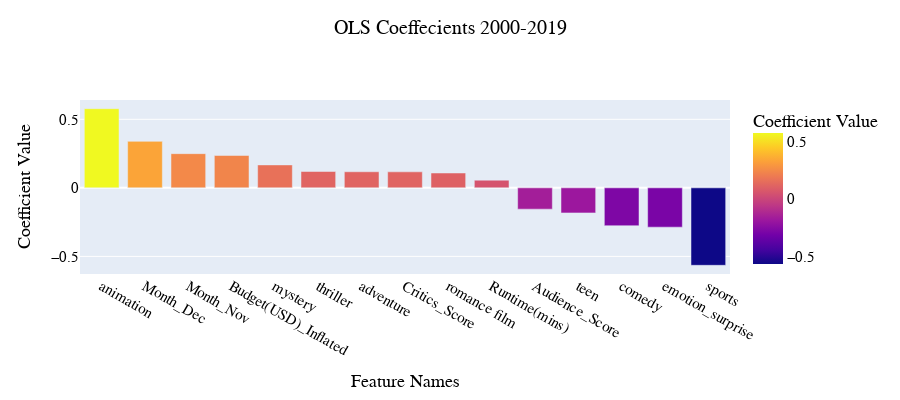

Write notebook code for a chart like this one.
### Code cell
plot_feature_coefficients(feature_stats_Foreign, "OLS Coeffecients 2000-2019", "../_includes/OLS_features_all_years.html")

### Figure 1 — Plotly figure (JSON) as saved in the notebook; plotly's stock layout.template omitted (floating-point values rounded to 4 significant figures)
{"data": [{"alignmentgroup": "True", "customdata": [[0.1025, 5.636, 1.93e-08], [0.08426, 4.026, 5.843e-05], [0.08369, 2.98, 0.002913], [0.02596, 9.097, 1.783e-19], [0.06213, 2.693, 0.007119], [0.0494, 2.415, 0.01578], [0.05347, 2.195, 0.02823], [0.02455, 4.757, 2.067e-06], [0.04788, 2.264, 0.02368], [0.02388, 2.347, 0.019], [0.02503, -6.208, 6.208e-10], [0.09017, -2.027, 0.04271], [0.04345, -6.356, 2.437e-10], [0.1103, -2.599, 0.009411], [0.09015, -6.266, 4.303e-10]], "hovertemplate": "Feature Names=%{x}<br>Coefficient Value=%{marker.color}<br>Std_Error=%{customdata[0]}<br>t_value=%{customdata[1]}<br>p_value=%{customdata[2]}<extra></extra>", "legendgroup": "", "marker": {"color": [0.5774, 0.3392, 0.2494, 0.2362, 0.1673, 0.1193, 0.1174, 0.1168, 0.1084, 0.05605, -0.1554, -0.1828, -0.2762, -0.2867, -0.5649], "coloraxis": "coloraxis", "pattern": {"shape": ""}}, "name": "", "offsetgroup": "", "orientation": "v", "showlegend": false, "textposition": "auto", "type": "bar", "x": ["animation", "Month_Dec", "Month_Nov", "Budget(USD)_Inflated", "mystery", "thriller", "adventure", "Critics_Score", "romance film", "Runtime(mins)", "Audience_Score", "teen", "comedy", "emotion_surprise", "sports"], "xaxis": "x", "y": [0.5774, 0.3392, 0.2494, 0.2362, 0.1673, 0.1193, 0.1174, 0.1168, 0.1084, 0.05605, -0.1554, -0.1828, -0.2762, -0.2867, -0.5649], "yaxis": "y"}], "layout": {"barmode": "relative", "coloraxis": {"colorbar": {"title": {"text": "Coefficient Value"}}, "colorscale": [[0, "#0d0887"], [0.1111, "#46039f"], [0.2222, "#7201a8"], [0.3333, "#9c179e"], [0.4444, "#bd3786"], [0.5556, "#d8576b"], [0.6667, "#ed7953"], [0.7778, "#fb9f3a"], [0.8889, "#fdca26"], [1, "#f0f921"]]}, "font": {"color": "black", "family": "Futura", "size": 15}, "height": 400, "legend": {"tracegroupgap": 0}, "title": {"font": {"size": 20}, "text": "OLS Coeffecients 2000-2019", "x": 0.5, "xanchor": "center", "y": 0.95, "yanchor": "top"}, "xaxis": {"anchor": "y", "domain": [0, 1], "title": {"text": "Feature Names"}}, "yaxis": {"anchor": "x", "domain": [0, 1], "title": {"text": "Coefficient Value"}}}}
